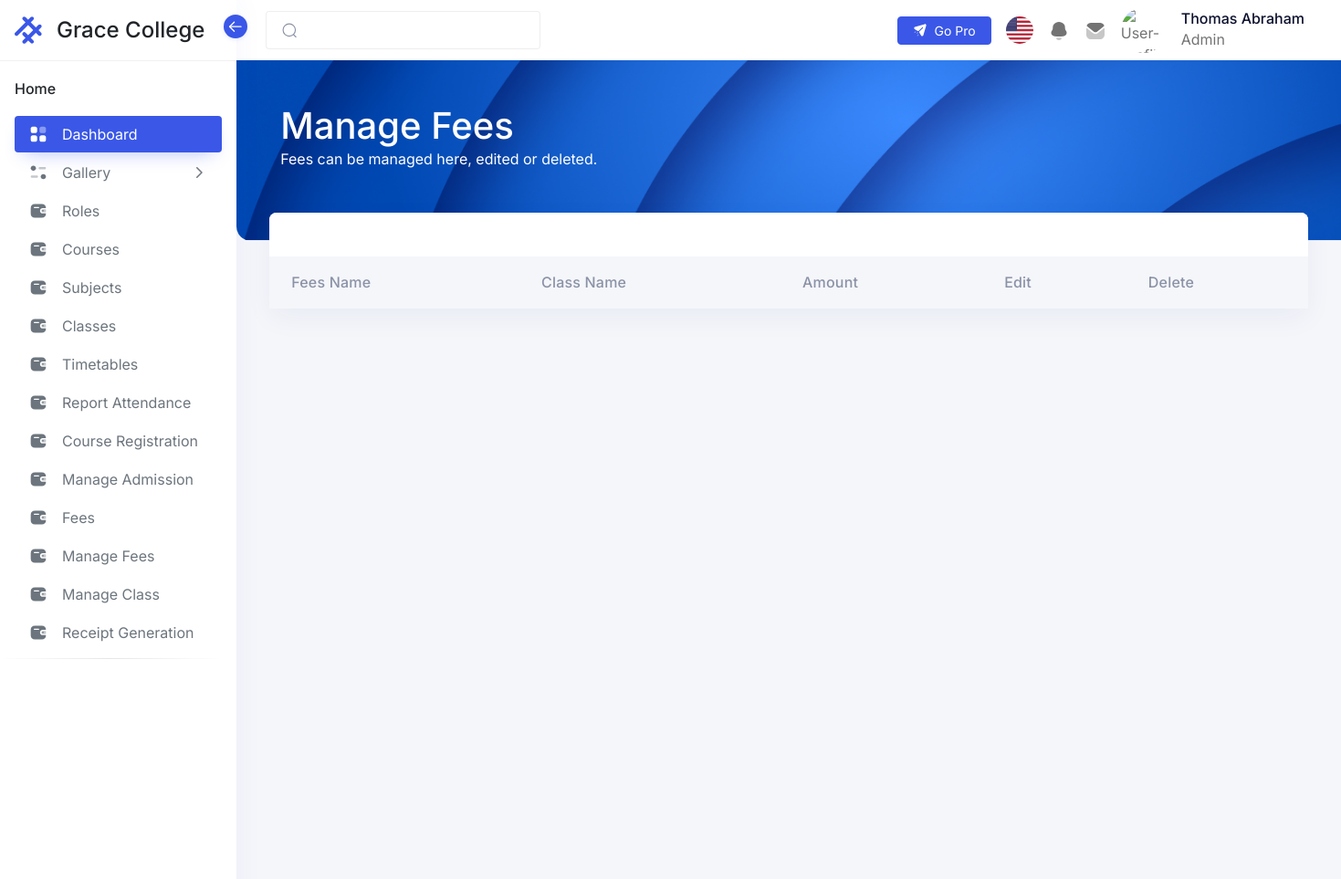
The page /admin/pages/manageFees.php (signed in, upper part) on the database as committed earlier.
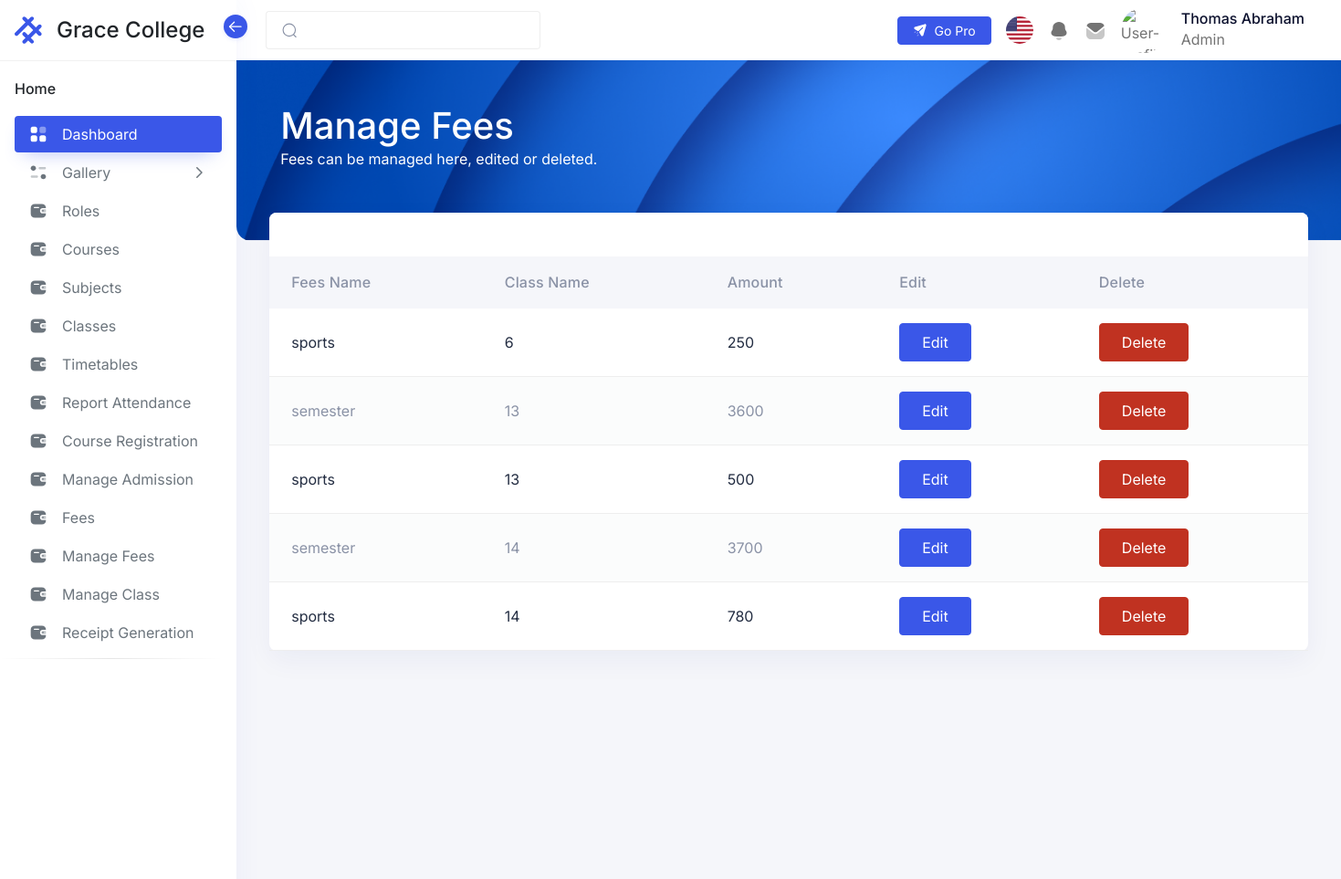
The same page on the database as committed later.
### tables this page shows
CREATE TABLE `erp_fees` (
  `feesId` int(11) NOT NULL,
  `feeName` varchar(200) NOT NULL,
  `classId` int(11) NOT NULL,
  `amount` int(11) NOT NULL
);

### admin/pages/manageFees.php (the view, shortened to what this page needs)
<?php
include('/xampp/htdocs/Intern1/Includes/Header.php');
include('../includes/Menu.php');
$sql = "SELECT * FROM `erp_fees`";
$result = mysqli_query($conn, $sql);
if ($result) {
    $fees = array();
    while ($row = $result->fetch_assoc()) {
        $fees[] = $row;
    }
}
?>
<div class="iq-navbar-header" style="height: 215px;">
    <div class="container-fluid iq-container">
        <div class="row">
            <div class="col-md-12">
                <div class="flex-wrap d-flex justify-content-between align-items-center">
                    <div>
                        <h1>Manage Fees</h1>
                        <p>Fees can be managed here, edited or deleted.</p>
                    </div>
                </div>
            </div>
        </div>
    </div>
    <div class="iq-header-img">
        <img src="/intern1/assets/images/dashboard/top-header.png" alt="header" class="theme-color-default-img img-fluid w-100 h-100 animated-scaleX">
    </div>
</div>
<div class="conatiner-fluid content-inner mt-n5 py-0 mb-4">
    <div class="row">
        <div class="col-sm-12">
            <div class="card">
                <div class="card-header d-flex justify-content-betweenmb-4">
                </div>
                <div class="card-body p-0">
                    <div class="table-responsive mt-4">
                        <table id="basic-table" class="table table-striped mb-0" role="grid">
                            <thead>
                                <tr>
                                    <th>Fees Name</th>
                                    <th>Class Name</th>
                                    <th>Amount</th>
                                    <th>Edit</th>
                                    <th>Delete</th>
                                </tr>
                            </thead>
                            <tbody>
                                <?php foreach ($fees as $fee) {
                                    echo "<tr>
                                        <td>$fee[feeName]</td>" ?>
                                    <?php
                                    echo "<td>$fee[classId]</td>
                                    <td>$fee[amount]</td>";
                                    ?>
                                    <td>
                                        <button type='button' feeAndClassId="<?php echo $fee['feesId'] .',' . $fee['classId']?>" class='btn btn-primary editBtn' data-bs-toggle='modal' data-bs-target='#editModal'>
                                            Edit
                                        </button>
                                    </td>
                                    <td>
                                        <button type="button" feeId="<?php echo $fee['feesId'] ?>" class="btn btn-danger deleteBtn" data-bs-toggle="modal" data-bs-target="#deleteModal">Delete</button>
                                    </td>
                                    </tr>
                                <?php } ?>
                            </tbody>
                        </table>
                    </div>
                </div>
            </div>
        </div>
    </div>
</div>
<?php
include('/xampp/htdocs/Intern1/Includes/Footer.php');
?>

Rows that differ between the two databases and show on the page:
added erp_fees: feeName "sports", classId "6", amount "250"
added erp_fees: feeName "semester", classId "13", amount "3600"
added erp_fees: feeName "sports", classId "13", amount "500"
added erp_fees: feeName "semester", classId "14", amount "3700"
added erp_fees: feeName "sports", classId "14", amount "780"
